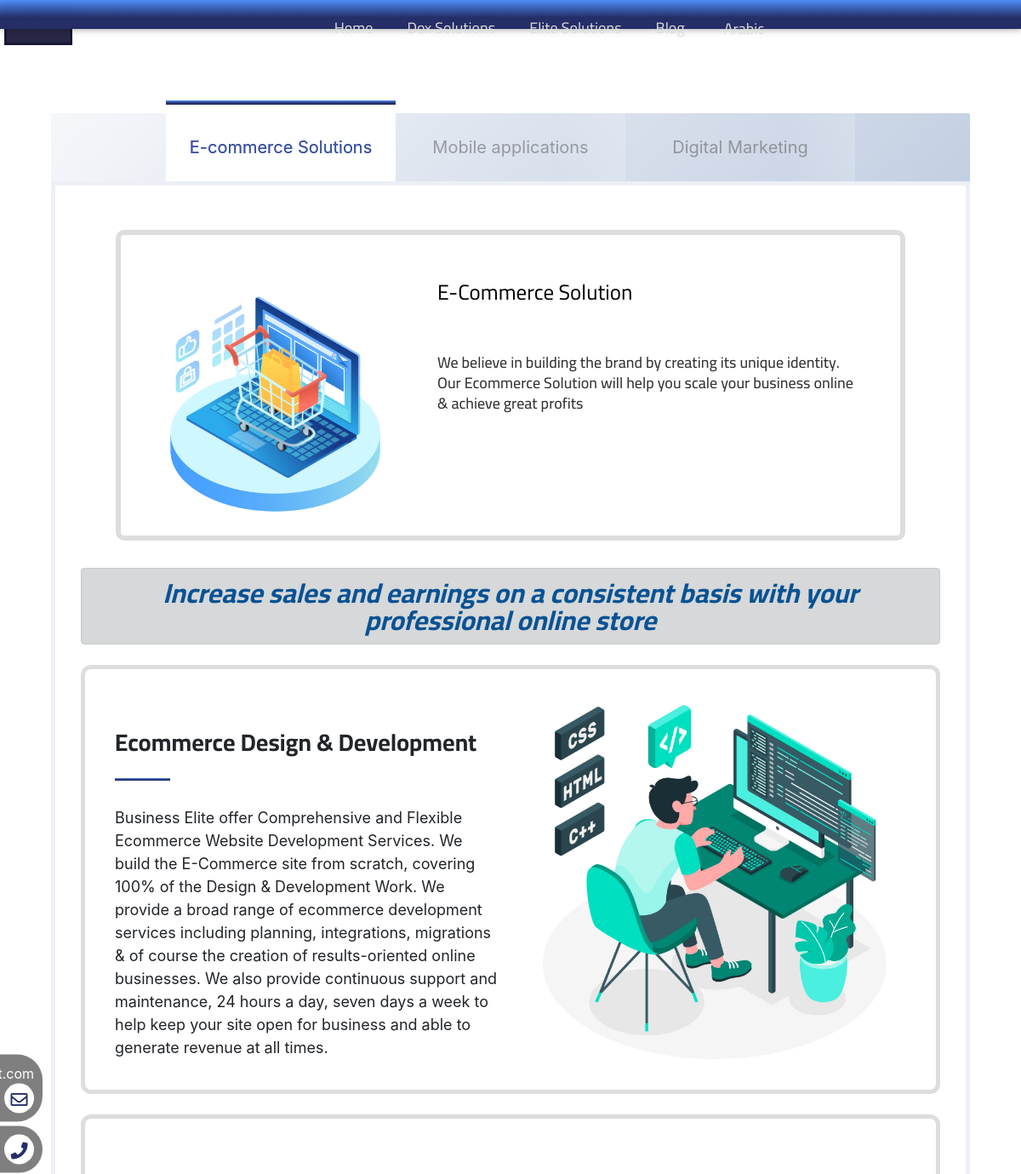
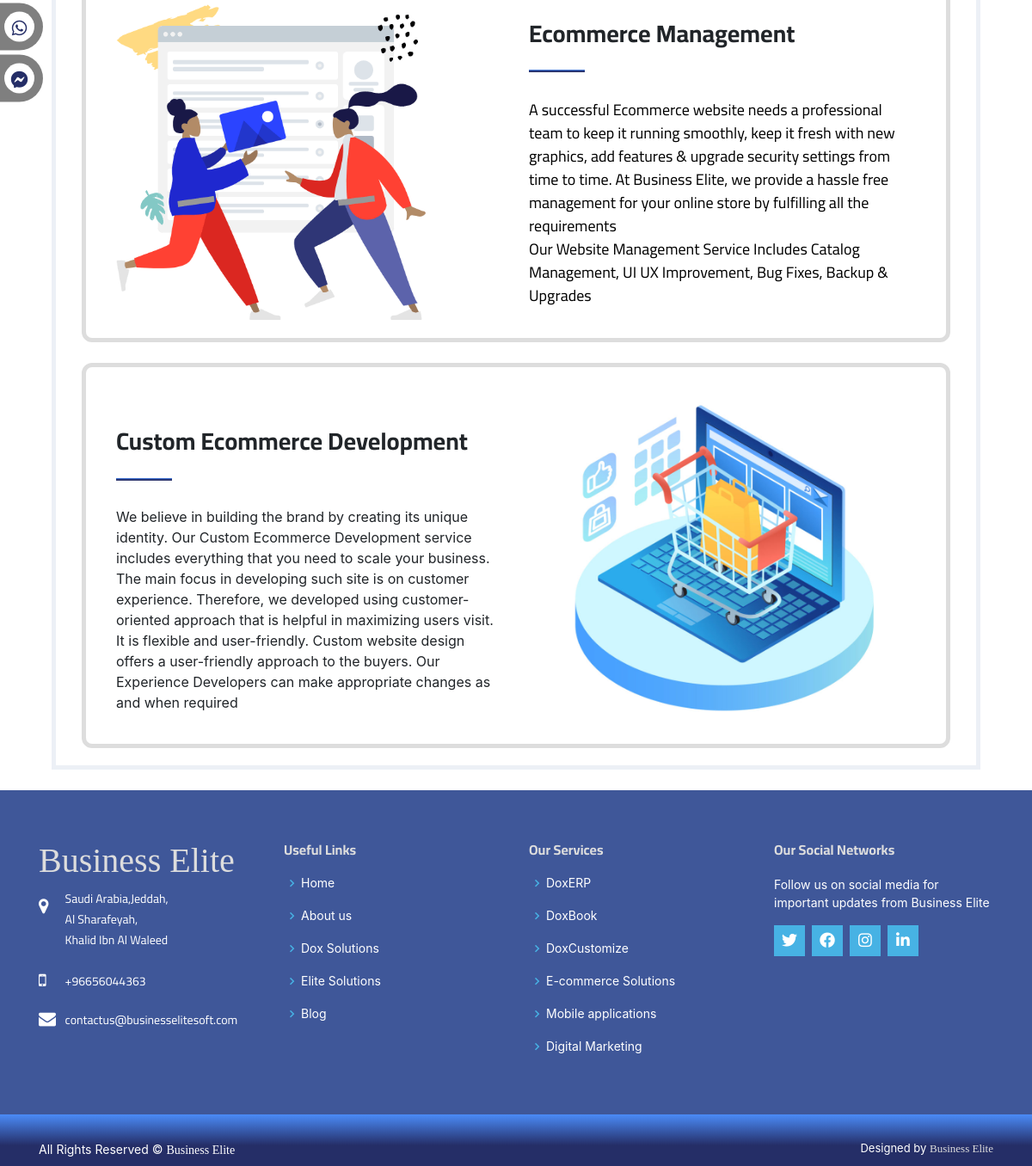
The page /e-commerce-solutions/ on the database its author committed (2 pictures, top to bottom).
### properties/models.py (models this page shows, shortened)
class Category(models.Model):
    name = models.CharField(max_length=200)
    slug = models.SlugField(blank=True, null=True)
    def get_absolute_url(self):
        return reverse('properties:dox_detail', args=[self.slug])

class SubCategory(models.Model):
    category = models.ForeignKey(Category, related_name='sub_category', on_delete=models.CASCADE)
    name = models.CharField(max_length=100)
    slug = models.SlugField(blank=True, null=True)
    def get_absolute_url(self):
        return reverse('properties:dox_detail', args=[self.slug])

class DetailSubCategory(models.Model):
    category = models.ForeignKey(SubCategory, related_name='detail_sub_category', on_delete=models.CASCADE)
    title = models.CharField(max_length=100, blank=True, null=True)
    description = models.TextField(max_length=10000, blank=True, null=True)
    message = models.TextField(max_length=10000, blank=True, null=True)
    image = models.ImageField(upload_to='detail_page/', blank=True, null=True)
    slug = models.SlugField(blank=True, null=True)
    def get_absolute_url(self):
        return reverse('properties:dox_detail', kwargs={"slug": self.slug})

class DetailSection(models.Model):
    category = models.ForeignKey(DetailSubCategory, related_name='detail_section', on_delete=models.CASCADE)
    title_section = models.CharField(max_length=100, blank=True, null=True)
    description_section = models.TextField(max_length=10000, blank=True, null=True)
    image_section = models.ImageField(upload_to='detail_page/', blank=True, null=True)
    slug = models.SlugField(blank=True, null=True)

### properties/views.py (the view)
# urls.py: path("<slug:slug>/", views.nav, name="dox_detail"),
def nav(request, slug):
    if slug in ['dox-solutions', 'doxerp', 'doxbook', 'doxcustomize']:
        sub_category = SubCategory.objects.all()[:3]
    else:
        sub_category = SubCategory.objects.all()[3:]
    details = DetailSubCategory.objects.filter(category__slug=slug)
    cards_features = CardsFeatures.objects.filter(category__slug=slug)
    cards_features_count = cards_features.count()
    cards_units = CardsProgramUnits.objects.filter(category__slug=slug)
    detail_section = DetailSection.objects.filter(category__slug=slug)
    detail_section_count = detail_section.count()
    return render(request, 'details/category-page-dox.html',
        {
            'sub_category': sub_category,
            'details': details,
            'cards_features': cards_features,
            'cards_units': cards_units,
            'cards_features_count': cards_features_count,
            'detail_section': detail_section,
            'detail_section_count': detail_section_count,
        })

### project/context_processor.py (called while the page is built)
def category(request):
    categories_base = Category.objects.all()
    sub_category_base = SubCategory.objects.all()
    return {'categories_base': categories_base, 'sub_category_base': sub_category_base}

### templates/details/category-page-dox.html (shortened to what this page needs)
{% extends "base.html" %}
{% load static %}
{% block body %}
   <main id="main">
      <div class="tabs-section">
      <div id="wrapper">
        <div class="content">
          <div class="tabs" id="detail_tabs" style="margin-top: 9%;">
            {% for sub in sub_category %}
            <a href="{{sub.get_absolute_url}}" class="tablinks {% if request.path == sub.get_absolute_url %} active {%endif%}" data-country="{{sub.name}}">
              <p data-title="{{sub.name}}" data-slug="{{sub.slug}}">{{sub.name}}</p>
            </a>
            {% endfor %}
          </div>
            <div class="wrapper_tabcontent">
             {% for detail in details %}
              <div id="{{detail.get_absolute_url}}" class="tabcontent active ">
                <article class="postcard col-md-12 col-sm-12" data-aos="zoom-in" data-aos-duration="3000"
                  data-aos-easing="ease-in-out-cubic">
                  <div class="postcard__image" role="img" aria-label="postcard image man looking to left" title="image" style="margin-top: 4%;">
                      {% if details %}
                      <img class="d-block w-100" src="{{detail.image.url}}">
                      {% endif %}
                  </div>
                  <div class="postcard__body">
                    <div class="postcard__text">
                      <h2 class="postcard__title">
                        <a class="postcard__title--link" href="#">{{detail.title}}</a>
                      </h2>
                      <p class="postcard__description">{{detail.description|safe}}</p>
                    </div>
                  </div>
                </article>
                {% if detail.message != None %}
                  <div class="alert alert-dark text-center" role="alert" data-aos="zoom-in" data-aos-duration="3000"
                  data-aos-easing="ease-in-out-cubic">
                    {{detail.message|safe}}
                  </div>
                {% endif %}
                {% if detail_section_count > 0 %}
                  {% for section in detail_section %}
                    {% if forloop.first %}
                      <div class="standard-picture mt-4">
                        <div class="container"  data-aos="fade-up">
                          <div class="row">
                            <div class="col-md-6">
                              <div class="list-info">
                                <h3 class="standar-head head-border">{{section.title_section}}</h3>
                                <p class="standar-desc">{{section.description_section|safe}}</p>
                              </div>
                            </div>
                            <div class="col-md-6">
                              <img class="img-rsponsive  center-block standar-img" src="{{section.image_section.url}}" alt="">
                            </div>
                          </div>
                        </div>
                      </div>
                    {% endif %}
                    {% if forloop.counter == 2 %}
                      <div class="sublist mt-4">
                        <div class="container">
                          <div class="row">
                            <div class="col-md-6">
                              <img class="img-rsponsive center-block sub-img hidden-sm hidden-xs" src="{{section.image_section.url}}" alt="">
                            </div>
                            <div class="col-md-6">
                              <div class="list-info">
                                <h3 class="sublis-head head-border">{{section.title_section}}</h3>
                                <p class="sublist-desc">{{section.description_section|safe}}</p>
                              </div>
                            </div>
                          </div>
                        </div>
                      </div>
                    {% endif %}
                    {% if forloop.counter == 3 %}
                      <div class="standard-picture mt-4">
                        <div class="container"  data-aos="fade-up">
                          <div class="row">
                            <div class="col-md-6">
                              <div class="list-info">
                                <h3 class="standar-head head-border">{{section.title_section}}</h3>
                                <p class="standar-desc">{{section.description_section|safe}}</p>
                              </div>
                            </div>
                            <div class="col-md-6">
                              <img class="img-rsponsive standar-img" src="{{section.image_section.url}}" alt="">
                            </div>
                          </div>
                        </div>
                      </div>
                    {% endif %}
                 {% endfor %}
                {% endif %}
              </div>
            {% endfor %}
            </div>
        </div>
      </div>
    </div>
   </main>
{% endblock body %}

### templates/base.html (shortened to what this page needs)
<!DOCTYPE html>
{% load static %}
{% load i18n %}
<html lang="en">
<head>
  <link rel="stylesheet" href="https://cdnjs.cloudflare.com/ajax/libs/font-awesome/5.15.3/css/all.min.css" />
  <link href="https://cdn.rawgit.com/michalsnik/aos/2.1.1/dist/aos.css" rel="stylesheet">
  <link href="//db.onlinewebfonts.com/c/0a1d844d3d15ec142620a5e906eecf76?family=Dealer+Strikes" rel="stylesheet" type="text/css"/>
  <link href="https://cdnjs.cloudflare.com/ajax/libs/Swiper/4.4.2/css/swiper.min.css" rel="stylesheet">
  <link href="{% static 'assets/vendor/bootstrap/css/bootstrap.min.css' %}" rel="stylesheet">
  <link href="{% static 'assets/vendor/icofont/icofont.min.css' %}" rel="stylesheet">
  <link href="{% static 'assets/vendor/boxicons/css/boxicons.min.css' %}" rel="stylesheet">
  <link href="{% static 'assets/vendor/remixicon/remixicon.css' %}" rel="stylesheet">
  <link href="{% static 'assets/vendor/venobox/venobox.css' %}" rel="stylesheet">
  <link href="{% static 'assets/vendor/owl.carousel/assets/owl.carousel.min.css' %}" rel="stylesheet">
  <link href="{% static 'assets/vendor/aos/aos.css' %}" rel="stylesheet">
  <link href="{% static 'assets/vendor/glightbox/css/glightbox.min.css' %}" rel="stylesheet">
  <link href="{% static 'assets/css/animate.css' %}" rel="stylesheet">
  <link href="{% static 'assets/css/style.css' %}" rel="stylesheet">
  <link rel="stylesheet" href="https://cdnjs.cloudflare.com/ajax/libs/font-awesome/4.7.0/css/font-awesome.min.css">
  {% get_current_language as LANGUAGE_CODE %}
</head>
<body>
  <div id="menu-jk" class="header-container container-fluid">
    <div class="header-top">
      <div class="container d-flex align-items-cente">
        <div class="row">
          <div class="d-lg-block">
            <div class="container">
              <nav class="navbar navbar-expand-lg navbar-light">
                <div class="collapse navbar-collapse" id="navbarSupportedContent">
                  <ul class="navbar-nav m-auto">
                    <li class="nav-item active">
                      <a class="nav-link" href="{% url 'properties:home' %}">{% trans "Home" %}</a>
                    </li>
                    {% for cat in categories_base %}
                      <li class="nav-item">
                        <a class="nav-link" href="{{cat.get_absolute_url}}" target="_blank">{{cat.name}}</a>
                      </li>
                    {% endfor %}
                    <li class="nav-item">
                      <a class="nav-link" href="{% url 'blog:post_list' %}" target="_blank">{% trans "Blog" %}</a>
                    </li>
                    <li class="nav-item">
                      {% get_current_language as LANGUAGE_CODE %}
                      {% get_available_languages as LANGUAGES %}
                      {% get_language_info_list for LANGUAGES as languages %}
                          <form action="{% url 'set_language' %}" method="post">
                              {% for language in languages %}
                                  {% if language.code != LANGUAGE_CODE %}
                                      <button type="submit" name="language" value="{{ language.code }}"
                                              style="background-color: #fff0;border: none;color: #ff">
                                        <p class="nav-link">{{ language.name }}</p>
                                      </button>
                                  {% endif %}
                              {% endfor %}
                          </form>
                    </li>
                  </ul>
                </div>
              </nav>
            </div>
          </div>
        </div>
      </div>
    </div>
  </div>
  <div class="body-social-media">
    <nav class="social">
      <ul>
        <li class="mail">
          <a href="mailto:contactus@businesselitesoft.com" target="_blank">
            contactus@businesselitesoft.com
            <i class="far fa-envelope"></i>
          </a>
        </li>
        <li class="phone">
          <a href="tel:+966 12 667 6677">
            <i class="fas fa-phone"></i>
          </a>
        </li>
        <li class="whatsapp">
          <a href="https://api.whatsapp.com/send?phone=966566333723" target="_blank">
            <i class="fab fa-whatsapp"></i>
          </a>
        </li>
        <li class="messenger">
          <a href="https://web.facebook.com/businesselitesoft" target="_blank">
            <i class="fab fa-facebook-messenger icon"></i>
          </a>
        </li>
      </ul>
    </nav>
  </div>
  {% block body %}
  {% endblock body %}
  <footer id="footer">
    <div class="footer-top">
      <div class="container">
        <div class="row">
          <div class="col-lg-3 col-md-6 footer-contact">
            <h3>Business Elite</h3>
            <i class="fa fa-map-marker"></i>
            <p class="text">
              {% trans "Saudi Arabia,Jeddah," %}<br>
              {% trans "Al Sharafeyah" %},<br>
              {% trans "Khalid Ibn Al Waleed" %} <br><br>
            </p>
            <i class="fa fa-mobile"></i>
            <p class="text">{% trans "+96656044363" %}</p>
            <br>
            <i class="fa fa-envelope"></i>
            <p class="text">contactus@businesselitesoft.com</p><br>
          </div>
          <div class="col-lg-3 col-md-6 footer-links">
            <h4>{% trans "Useful Links" %}</h4>
            <ul>
              <li><i class="bx bx-chevron-right"></i> <a href="{% url 'properties:home' %}">{% trans "Home" %}</a></li>
              <li><i class="bx bx-chevron-right"></i> <a href="#about_us">{% trans "About us" %}</a></li>
              {% for cat in categories_base %}
                <li><i class="bx bx-chevron-right"></i> <a href="{{cat.get_absolute_url}}">{{cat.name}}</a></li>
              {% endfor %}
              <li><i class="bx bx-chevron-right"></i> <a href="{% url 'blog:post_list' %}">{% trans "Blog" %}</a></li>
            </ul>
          </div>
          <div class="col-lg-3 col-md-6 footer-links">
            <h4>{% trans "Our Services" %}</h4>
            <ul>
              {% for sub in sub_category_base %}
                <li><i class="bx bx-chevron-right"></i> <a href="{{sub.get_absolute_url}}">{{sub.name}}</a></li>
              {% endfor %}
            </ul>
          </div>
          <div class="col-lg-3 col-md-6 footer-links">
            <h4>{% trans "Our Social Networks" %}</h4>
            <p>{% trans "Follow us on social media for important updates from Business Elite" %}</p>
            <div class="social-links mt-3">
              <a href="https://twitter.com/businesselite4?s=11" class="twitter">
                <i class="fab fa-twitter"></i>
              </a>
              <a href="https://web.facebook.com/businesselitesoft" class="facebook">
                <i class="fab fa-facebook-f"></i>
              </a>
              <a href="https://www.instagram.com/businesselitesoft/" class="instagram">
                <i class="fab fa-instagram"></i>
              </a>
              <a href="https://www.linkedin.com/feed/update/urn:li:activity:6843502489606623232" class="linkedin">
                <i class="fab fa-linkedin"></i>
              </a>
            </div>
          </div>
        </div>
      </div>
    </div>
    <div class="footer-bottom">
      <div class="container">
        <div class="copyright">
          {% trans "All Rights Reserved" %} &copy; <strong><span>Business Elite</span></strong>
        </div>
        <div class="credits">
          {% trans "Designed by" %} <a href="/">Business Elite</a>
        </div>
      </div>
    </div>
  </footer>
 {% get_current_language as LANGUAGE_CODE %}
</body>
</html>

### rows shown on the page
Category: name "Dox Solutions"
Category: name "Elite Solutions"
SubCategory: name "E-commerce Solutions"
SubCategory: name "Mobile applications"
SubCategory: name "Digital Marketing"
DetailSubCategory: image (picture), title "E-Commerce Solution", description "We believe in building the brand by creating its unique identity. Our Ecommerce Solution will help you scale your business online & achieve great profits", message "Increase sales and earnings on a consistent basis with your professional online store"
DetailSection: title_section "Ecommerce Design & Development", description_section "Business Elite offer Comprehensive and Flexible Ecommerce Website Development Services. We build the E-Commerce site from scratch, covering 100% of the Design & Development Work. We provide a broad range of ecommerce development services including planning, integrations, migrations & of course the creation of results-oriented online businesses. We also provide continuous support and maintenance, 24 hours a day, seven days a week to help keep your site open for business and able to generate revenue at all times.", image_section (picture)
DetailSection: image_section (picture), title_section "Ecommerce Management", description_section "A successful Ecommerce website needs a professional team to keep it running smoothly, keep it fresh with new graphics, add features & upgrade security settings from time to time. At Business Elite, we provide a hassle free management for your online store by fulfilling all the requirements Our Website Management Service Includes Catalog Management, UI UX Improvement, Bug Fixes, Backup & Upgrades"
DetailSection: title_section "Custom Ecommerce Development", description_section "We believe in building the brand by creating its unique identity. Our Custom Ecommerce Development service includes everything that you need to scale your business. The main focus in developing such site is on customer experience. Therefore, we developed using customer-oriented approach that is helpful in maximizing users visit. It is flexible and user-friendly. Custom website design offers a user-friendly approach to the buyers. Our Experience Developers can make appropriate changes as and when required", image_section (picture)
SubCategory: name "DoxERP"
SubCategory: name "DoxBook"
SubCategory: name "DoxCustomize"

### other values the page prints
{{ language.name }} "Arabic"
